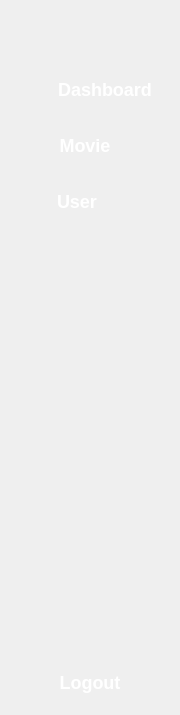
               <widget class="QWidget" name="Admin_Menu_Widget" native="true">
                <property name="minimumSize">
                 <size>
                  <width>180</width>
                  <height>0</height>
                 </size>
                </property>
                <property name="maximumSize">
                 <size>
                  <width>50</width>
                  <height>16777215</height>
                 </size>
                </property>
                <property name="styleSheet">
                 <string notr="true">#Admin_Menu_Widget{
background-color: #1c1f22;
border-radius: 15px;
}</string>
                </property>
                <layout class="QVBoxLayout" name="verticalLayout_20">
                 <property name="spacing">
                  <number>10</number>
                 </property>
                 <property name="leftMargin">
                  <number>0</number>
                 </property>
                 <property name="topMargin">
                  <number>10</number>
                 </property>
                 <property name="rightMargin">
                  <number>0</number>
                 </property>
                 <property name="bottomMargin">
                  <number>10</number>
                 </property>
                 <item>
                  <widget class="QPushButton" name="Admin_Menu_btn">
                   <property name="minimumSize">
                    <size>
                     <width>51</width>
                     <height>46</height>
                    </size>
                   </property>
                   <property name="styleSheet">
                    <string notr="true">#Admin_Menu_btn{
color: #fff;
border-radius: 15px;
font-size: 18px;
font-weight: 700;
margin: 0 10px;

}

#Admin_Menu_btn::hover{
color: #fff;
background-color: #5e5e5e;
}</string>
                   </property>
                   <property name="text">
                    <string/>
                   </property>
                   <property name="icon">
                    <iconset resource="sources.qrc">
                     <normaloff>:/icon/icon/Menu.png</normaloff>:/icon/icon/Menu.png</iconset>
                   </property>
                   <property name="iconSize">
                    <size>
                     <width>36</width>
                     <height>36</height>
                    </size>
                   </property>
                  </widget>
                 </item>
                 <item>
                  <widget class="QPushButton" name="Admin_Analystic_btn">
                   <property name="minimumSize">
                    <size>
                     <width>180</width>
                     <height>46</height>
                    </size>
                   </property>
                   <property name="styleSheet">
                    <string notr="true">#Admin_Analystic_btn{
color: #fff;
border-radius: 15px;
font-size: 18px;
font-weight: 700;
margin: 0 6px;
background-image: url(:/icon/icon/dashboard.png) ;
background-repeat: none;
padding-left: 30px;

}

#Admin_Analystic_btn::hover{
color: #fff;
background-color: #5e5e5e;
}</string>
                   </property>
                   <property name="text">
                    <string>Dashboard</string>
                   </property>
                  </widget>
                 </item>
                 <item>
                  <widget class="QPushButton" name="Admin_My_Movie_btn">
                   <property name="minimumSize">
                    <size>
                     <width>180</width>
                     <height>46</height>
                    </size>
                   </property>
                   <property name="styleSheet">
                    <string notr="true">#Admin_My_Movie_btn{
color: #fff;
border-radius: 15px;
font-size: 18px;
font-weight: 700;
margin: 0 6px;
background-image: url(:/icon/icon/discovery.png) ;
background-repeat: none;
padding-left: -10px;

}

#Admin_My_Movie_btn::hover{
color: #fff;
background-color: #5e5e5e;
}</string>
                   </property>
                   <property name="text">
                    <string>Movie</string>
                   </property>
                  </widget>
                 </item>
                 <item>
                  <widget class="QPushButton" name="Admin_My_User_btn">
                   <property name="minimumSize">
                    <size>
                     <width>180</width>
                     <height>46</height>
                    </size>
                   </property>
                   <property name="styleSheet">
                    <string notr="true">#Admin_My_User_btn{
color: #fff;
border-radius: 15px;
font-size: 18px;
font-weight: 700;
margin-right: 6px;
background-image: url(:/icon/icon/user.png);
background-repeat: none;
margin: 0 6px;
padding-left: -26px;
}

#Admin_My_User_btn::hover{
color: #fff;
background-color: #5e5e5e;
}</string>
                   </property>
                   <property name="text">
                    <string>User</string>
                   </property>
                  </widget>
                 </item>
                 <item>
                  <spacer name="verticalSpacer">
                   <property name="orientation">
                    <enum>Qt::Vertical</enum>
                   </property>
                   <property name="sizeHint" stdset="0">
                    <size>
                     <width>20</width>
                     <height>425</height>
                    </size>
                   </property>
                  </spacer>
                 </item>
                 <item>
                  <widget class="QPushButton" name="Admin_Logout_btn">
                   <property name="minimumSize">
                    <size>
                     <width>180</width>
                     <height>46</height>
                    </size>
                   </property>
                   <property name="styleSheet">
                    <string notr="true">#Admin_Logout_btn{
color: #fff;
border-radius: 15px;
font-size: 18px;
font-weight: 700;
margin: 0 6px;
	background-image:url(:/icon/icon/Logout.png);
background-repeat: none;
padding-left: 0px;
}

#Admin_Logout_btn::hover{
color: #fff;
background-color: #5e5e5e;
}</string>
                   </property>
                   <property name="text">
                    <string>Logout</string>
                   </property>
                  </widget>
                 </item>
                </layout>
               </widget>
